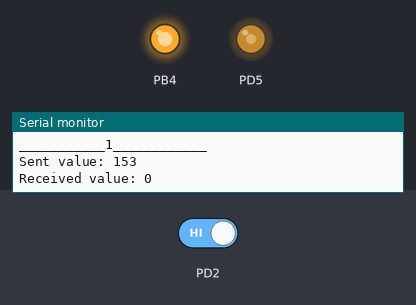
Bench run of a program on a simulated ATmega162, built with avr-gcc and emulated at 4.9152 MHz. Parts: output pins drawn as LEDs (lit = HIGH), the last lines printed to the serial monitor. The inputs (shaded band) are chosen by the test bench; at power-on: PD2 HIGH. Random numbers use the default seed unless the program sets one.

Above: at 1.2 s.
1.3 s: PD2 driven LOW
At 2.5 s:
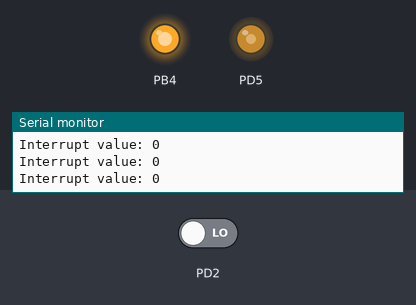
2.8 s: PD2 driven HIGH
At 3.2 s:
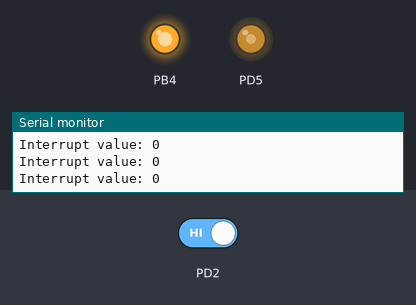
Timing chart, 0 to 5.8 s (numbered marks = the images above; inputs shaded):
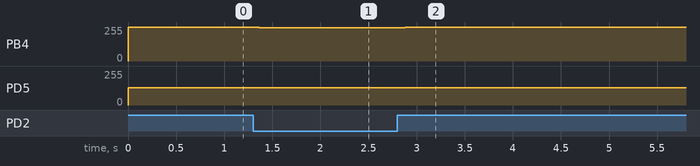

The program:

main.c
```c
/*
 * xmem_setup.c
 *
 * Created: 07.09.2022 09:02:38
 * Author : akilanj
 */

#include <avr/interrupt.h>
#include <avr/io.h>
#define F_CPU 4.9152E6

#include <util/delay.h>

#include "XMEMdriver.h"
#include "ADCdriver.h"
#include "USARTdriver.h"
#include "OLEDdriver.h"
#include "mainmenu.h"
#include "SPI_driver.h"
#include "MCP2515_driver.h"
#include "MCP2515_constants.h"
#include "CANdriver.h"

uint8_t MCP_val_read;


// Interrupt vector for INT0
ISR(INT0_vect)
{
	//printf("___in ISR___ \n\r");
	// user code here


	volatile uint8_t interrupt_value;
	interrupt_value = MCP2515_read( MCP_CANINTF );

	MCP2515_bit_modify(MCP_CANINTF, interrupt_value, 0x00);

	printf("Interrupt value: %d \n\r", interrupt_value);

	MCP_val_read = CAN_receive();

}


int main(void)
{
	xmem_init();
	adc_init();
	USART_Init(MYUBRR);

	MCP2515_init();

	//OLED_init();
	//OLED_clear_screen();
	//mainmenu();

	//SPI_MasterInit();

	MCP2515_set_mode(MODE_LOOPBACK);


	while(1)
	{

		uint8_t interrupt_value;
		uint8_t MCP_val_send;
		//uint8_t MCP_val_read;

		MCP_val_send = 0b10011001;

		printf("___________1____________\n\n\r");

		//Transmit Data
		CAN_transmit(0xFF, 0x0F, MCP_val_send);


		printf("Sent value: %d \n\r", MCP_val_send);

		////Read Data
		//MCP_val_read = CAN_receive();

		printf("Received value: %d \n\r", MCP_val_read);


		_delay_ms(2000);

		printf("___________2____________\n\n\r");

		//Transmit Data
		MCP_val_send = 0b10101011;

		CAN_transmit(0xFF, 0x0F, MCP_val_send);

		////Read Data
		//MCP_val_read = CAN_receive();

		printf("Sendt value: %d \n\r", MCP_val_send);
		printf("Received value: %d \n\r", MCP_val_read);

		_delay_ms(1000);

	}
}
 
```

MCP2515_constants.h
```c
// (licence header left out)
#ifndef MCP2515_CONSTANTS_H_
#define MCP2515_CONSTANTS_H_

// Define MCP2515 register addresses

#define MCP_RXF0SIDH	0x00
#define MCP_RXF0SIDL	0x01
#define MCP_RXF0EID8	0x02
#define MCP_RXF0EID0	0x03
#define MCP_RXF1SIDH	0x04
#define MCP_RXF1SIDL	0x05
#define MCP_RXF1EID8	0x06
#define MCP_RXF1EID0	0x07
#define MCP_RXF2SIDH	0x08
#define MCP_RXF2SIDL	0x09
#define MCP_RXF2EID8	0x0A
#define MCP_RXF2EID0	0x0B
#define MCP_CANSTAT		0x0E
#define MCP_CANCTRL		0x0F
#define MCP_RXF3SIDH	0x10
#define MCP_RXF3SIDL	0x11
#define MCP_RXF3EID8	0x12
#define MCP_RXF3EID0	0x13
#define MCP_RXF4SIDH	0x14
#define MCP_RXF4SIDL	0x15
#define MCP_RXF4EID8	0x16
#define MCP_RXF4EID0	0x17
#define MCP_RXF5SIDH	0x18
#define MCP_RXF5SIDL	0x19
#define MCP_RXF5EID8	0x1A
#define MCP_RXF5EID0	0x1B
#define MCP_TEC			0x1C
#define MCP_REC			0x1D
#define MCP_RXM0SIDH	0x20
#define MCP_RXM0SIDL	0x21
#define MCP_RXM0EID8	0x22
#define MCP_RXM0EID0	0x23
#define MCP_RXM1SIDH	0x24
#define MCP_RXM1SIDL	0x25
#define MCP_RXM1EID8	0x26
#define MCP_RXM1EID0	0x27
#define MCP_CNF3		0x28
#define MCP_CNF2		0x29
#define MCP_CNF1		0x2A
#define MCP_CANINTE		0x2B
#define MCP_CANINTF		0x2C
#define MCP_EFLG		0x2D
#define MCP_TXB0CTRL	0x30
#define MCP_TXB0SIDL	0x31
#define MCP_TXB0SIDH	0x32
#define MCP_TXB0DLC		0x35
#define MCP_TXB0D0		0x36
#define MCP_TXB1CTRL	0x40
#define MCP_TXB1SIDL	0x41
#define MCP_TXB1SIDH	0x42
#define MCP_TXB1DLC		0x45
#define MCP_TXB1D0		0x46
#define MCP_TXB2CTRL	0x50
#define MCP_TXB2SIDL	0x51
#define MCP_TXB2SIDH	0x52
#define MCP_TXB2DLC		0x55
#define MCP_TXB2D0		0x56
#define MCP_RXB0CTRL	0x60
#define MCP_RXB0SIDH	0x61
#define MCP_RXB0SIDL	0x62
#define MCP_RXB0DLC		0x65
#define MCP_RXB0D0		0x66
#define MCP_RXB1CTRL	0x70
#define MCP_RXB1SIDH	0x71


#define MCP_TX_INT		0x1C		// Enable all transmit interrupts
#define MCP_TX01_INT	0x0C		// Enable TXB0 and TXB1 interrupts
#define MCP_RX_INT		0x03		// Enable receive interrupts
#define MCP_NO_INT		0x00		// Disable all interrupts

#define MCP_TX01_MASK	0x14
#define MCP_TX_MASK		0x54

// Define SPI Instruction Set

#define MCP_WRITE		0x02

#define MCP_READ		0x03

#define MCP_BITMOD		0x05

#define MCP_LOAD_TX0	0x40
#define MCP_LOAD_TX1	0x42
#define MCP_LOAD_TX2	0x44

#define MCP_RTS_TX0		0x81
#define MCP_RTS_TX1		0x82
#define MCP_RTS_TX2		0x84
#define MCP_RTS_ALL		0x87

#define MCP_READ_RX0	0x90
#define MCP_READ_RX1	0x94

#define MCP_READ_STATUS	0xA0

#define MCP_RX_STATUS	0xB0

#define MCP_RESET		0xC0


// CANCTRL Register Values

#define MODE_NORMAL     0x00
#define MODE_SLEEP      0x20
#define MODE_LOOPBACK   0x40
#define MODE_LISTENONLY 0x60
#define MODE_CONFIG     0x80
#define MODE_POWERUP	0xE0
#define MODE_MASK		0xE0
#define ABORT_TX        0x10
#define MODE_ONESHOT	0x08
#define CLKOUT_ENABLE	0x04
#define CLKOUT_DISABLE	0x00
#define CLKOUT_PS1		0x00
#define CLKOUT_PS2		0x01
#define CLKOUT_PS4		0x02
#define CLKOUT_PS8		0x03


// CNF1 Register Values

#define SJW1            0x00
#define SJW2            0x40
#define SJW3            0x80
#define SJW4            0xC0


// CNF2 Register Values

#define BTLMODE			0x80
#define SAMPLE_1X       0x00
#define SAMPLE_3X       0x40


// CNF3 Register Values

#define SOF_ENABLE		0x80
#define SOF_DISABLE		0x00
#define WAKFIL_ENABLE	0x40
#define WAKFIL_DISABLE	0x00


// CANINTF Register Bits

#define MCP_RX0IF		0x01
#define MCP_RX1IF		0x02
#define MCP_TX0IF		0x04
#define MCP_TX1IF		0x08
#define MCP_TX2IF		0x10
#define MCP_ERRIF		0x20
#define MCP_WAKIF		0x40
#define MCP_MERRF		0x80


#endif /* MCP2515_CONSTANTS_H_ */
```

button.c
```c
/*
 * button.c
 *
 * Created: 28.09.2022 11:11:48
 *  Author: akilanj
 */
#include "button.h"
#include <avr/io.h>

void button_init ( void ){
	DDRB |= (0<<DDB0); // Set Data Direction PB2 to Read (input). Used for button on joystick
}

uint8_t button_joystick_read ( void ) {
	return (PINB & 1<<PINB0); // Return value of PIN B2
}
```

button.h
```c
/*
 * button.h
 *
 * Created: 28.09.2022 11:11:37
 *  Author: akilanj
 */


#ifndef BUTTON_H_
#define BUTTON_H_
#include <stdio.h>
void button_init ( void );

uint8_t button_joystick_read ( void );

#endif /* BUTTON_H_ */
```

mainmenu.c
```c
/*
 * mainmenu.h
 *
 * Created: 22.09.2022 15:40:12
 *  Author: akilanj
 */

#include "mainmenu.h"
#include "OLEDdriver.h"
#include "ADCdriver.h"
#include "button.h"
#include <stdio.h>

void mainmenu_back (Node* currentNode){
	if (currentNode->parent != NULL)
		currentNode = currentNode->parent;
}
void mainmenu_print_current_menu ( Node* currentNode){
	uint8_t index = currentNode->index;
	OLED_clear_screen();

	while(1){
		currentNode = currentNode->next;
		OLED_goto_pos(currentNode->index, 20);
		printf(currentNode->name);

		if(index == currentNode->index)
			break;
	}
}

void mainmenu( void ){

	Node MainNode;

	// Initialize child-nodes

	Node FirstChild;
	Node SecondChild;
	Node ThirdChild;

	FirstChild.name = "First";
	FirstChild.next = &SecondChild;
	FirstChild.prev = &ThirdChild;
	FirstChild.parent = &MainNode;
	FirstChild.index = 0;

	SecondChild.name = "Second";
	SecondChild.next = &ThirdChild;
	SecondChild.prev = &FirstChild;
	SecondChild.parent = &MainNode;
	SecondChild.index = 1;

	ThirdChild.name = "Third";
	ThirdChild.next = &FirstChild;
	ThirdChild.prev = &SecondChild;
	ThirdChild.parent = &MainNode;
	ThirdChild.index = 2;


	//Initialize MainMenu-node

	MainNode.name = "Main";
	MainNode.next = NULL;
	MainNode.prev = NULL;
	Node* currentNode = &FirstChild;

	mainmenu_print_current_menu(currentNode);

	while (1)
	{
		adc_calibrate();

		uint8_t btn_val = button_joystick_read();
		direction dir = direction_read();

		if(dir == down){
				OLED_clear_area(currentNode->index,4,17);
				currentNode = currentNode->next;
				OLED_print_penis(currentNode->index,4);
			}

		if ( dir == up ){
				OLED_clear_area(currentNode->index,4,17);
				currentNode = currentNode->prev;
				OLED_print_penis(currentNode->index,4);
			}

		OLED_clear_page(6);
		OLED_goto_pos(6,5);
		printf("Button Val: %u", btn_val);

		_delay_ms(200);
	}
}
```

mainmenu.h
```c
/*
 * mainmenu.h
 *
 * Created: 22.09.2022 15:39:31
 *  Author: akilanj
 */


#ifndef MAINMENU_H_
#define MAINMENU_H_

#include "node.h"

void mainmenu_back (Node* currentNode);

void mainmenu( void );

void mainmenu_print_current_menu ( Node* currentNode);

#endif /* MAINMENU_H_ */
```

node.c
```c
/*
 * node.c
 *
 * Created: 22.09.2022 15:28:08
 *  Author: akilanj
 */

#include "node.h"
```

node.h
```c
/*
 * node.h
 *
 * Created: 22.09.2022 15:27:57
 *  Author: akilanj
 */


#ifndef NODE_H_
#define NODE_H_

#include <stdio.h>

typedef struct Node {
	struct Node* parent;
	//struct Node* children[2] ;
	struct Node* next;
	struct Node* prev;
	char* name;
	uint8_t index;
} Node;

#endif /* NODE_H_ */
```

ADCdriver.c
```c
/*
 * ADCdriver.c
 *
 * Created: 21.09.2022 17:27:36
 *  Author: akilanj
 */

#include "ADCdriver.h"

uint8_t m_max_x_value = 0;
uint8_t m_min_x_value = 255;
uint8_t m_middle_x_value = 0;

uint8_t m_max_y_value = 0;
uint8_t m_min_y_value = 255;
uint8_t m_middle_y_value = 0;

void adc_sample( void ){

	volatile char * ext_mem = ( char *) 0x1400;
	ext_mem [ 0 ] = 0x01;
}

uint8_t adc_read ( uint8_t channel ){

	adc_sample();

	while((PIND & 1<<PIND4) == 0 ){}// While BUSY is low, spin here

	//_delay_ms(100);
	volatile char * ext_mem = ( char *) 0x1400 ;
	uint8_t ch_0 = ext_mem [ 0 ];
	uint8_t ch_1 = ext_mem [ 0 ];
	uint8_t ch_2 = ext_mem [ 0 ];
	uint8_t ch_3 = ext_mem [ 0 ];

	switch (channel)
	{
		case 0:
		return ch_0;

		case 1:
		return ch_1;

		case 2:
		return ch_2;

		case 3:
		return ch_3;

		default:
		return 0;
	}
}

void adc_calibrate( void ){
	uint8_t adc_x = adc_read(0);
	uint8_t adc_y = adc_read(1);

	if(m_middle_x_value == 0)
	m_middle_x_value = adc_x;

	if(m_middle_y_value == 0)
	m_middle_y_value = adc_y;

	//setting max and min values for x-values of joystick
	if (adc_x > m_max_x_value)
	m_max_x_value = adc_x;

	if (adc_x < m_min_x_value)
	m_min_x_value = adc_x;

	//setting max and min values for y-values of joystick
	if (adc_y > m_max_y_value)
	m_max_y_value = adc_y;

	if (adc_y < m_min_y_value)
	m_min_y_value = adc_y;
}

pos_p pos_read(void){

	pos_p posistion_percentage;
	int16_t adc_x = adc_read(0);
	int16_t adc_y = adc_read(1);

	if(adc_x <= m_middle_x_value)
	posistion_percentage.x_axis	= 100*(adc_x - m_middle_x_value)/(m_middle_x_value-m_min_x_value);
	else
	posistion_percentage.x_axis	= 100*(adc_x - m_middle_x_value)/(m_max_x_value-m_middle_x_value);

	if(adc_y <= m_middle_y_value)
	posistion_percentage.y_axis	= 100*(adc_y - m_middle_y_value)/(m_middle_y_value-m_min_y_value);
	else
	posistion_percentage.y_axis	= 100*(adc_y - m_middle_y_value)/(m_max_y_value-m_middle_y_value);

	return posistion_percentage;
}

direction direction_read (void){
	pos_p posistion_percentage = pos_read();
	if(abs(posistion_percentage.x_axis) < 5 && abs(posistion_percentage.y_axis) < 5)
		return neutral;

	if(abs(posistion_percentage.x_axis) < abs(posistion_percentage.y_axis)){
		if(posistion_percentage.y_axis < 0)
			return down;
	return up;}

	else{
		if(posistion_percentage.x_axis < 0)
			return left;
	return right;}
}

uint8_t pos_left_slider(void){

	uint8_t L_slider = adc_read(2);

	return 100*L_slider/255;
}

uint8_t pos_right_slider(void){

	uint8_t R_slider = adc_read(3);

	return 100*R_slider/255;
}
```

ADCdriver.h
```c
/*
 * ADCdriver.h
 *
 * Created: 21.09.2022 17:27:19
 *  Author: akilanj
 */


#ifndef ADCDRIVER_H_
#define ADCDRIVER_H_

#include "XMEMdriver.h"
#define F_CPU 4.9152E6
#include <util/delay.h>

extern uint8_t m_max_x_value;
extern uint8_t m_min_x_value;
extern uint8_t m_middle_x_value;

extern uint8_t m_max_y_value;
extern uint8_t m_min_y_value;
extern uint8_t m_middle_y_value;

typedef enum direction{
	right,
	left,
	up,
	down,
	neutral}direction;

typedef struct pos_p{
	int8_t x_axis;
	int8_t y_axis;
}pos_p ;

void adc_init ( void );

void adc_sample( void );

void adc_calibrate( void );

uint8_t adc_read ( uint8_t channel );

pos_p pos_read(void);

uint8_t pos_left_slider(void);
uint8_t pos_right_slider(void);

direction direction_read (void);


#endif /* ADCDRIVER_H_ */
```

CANdriver.c
```c
/*
 * CANdriver.c
 *
 * Created: 06.10.2022 11:21:19
 *  Author: akilanj
 */

#include "CANdriver.h"

void CAN_transmit ( uint8_t IDH, uint8_t IDL, uint8_t data )
{
	// Transmit setup
	MCP2515_write( MCP_TXB0SIDH, IDH );
	MCP2515_write( MCP_TXB0SIDL, IDL );
	MCP2515_write( MCP_TXB0DLC, 1 );
	MCP2515_write( MCP_TXB0D0, data );

	// Request-to-send command
	MCP2515_request_to_send(MCP_RTS_TX0);
}

uint8_t CAN_receive ( void )
{
	uint8_t IDH;
	uint8_t IDL;
	uint8_t data_length;
	uint8_t data;

	IDH = MCP2515_read(MCP_RXB0SIDH);
	IDL = MCP2515_read(MCP_RXB0SIDL);
	data_length = MCP2515_read(MCP_RXB0DLC);
	data = MCP2515_read(MCP_RXB0D0);

	return data;
}
```

CANdriver.h
```c
/*
 * CANdriver.h
 *
 * Created: 06.10.2022 11:21:08
 *  Author: akilanj
 */


#ifndef CANDRIVER_H_
#define CANDRIVER_H_

#include "MCP2515_constants.h"
#include "MCP2515_driver.h"

void CAN_transmit ( uint8_t IDH, uint8_t IDL, uint8_t data );

uint8_t CAN_receive ( void );

#endif /* CANDRIVER_H_ */
```

MCP2515_driver.c
```c
/*
 * MCP2515_driver.c
 *
 * Created: 05.10.2022 09:42:56
 *  Author: fjmo
 */

#include "MCP2515_driver.h"
#include "SPI_driver.h"
#include <avr/io.h>
#include <avr/interrupt.h>
#define F_CPU 4.9152E6

#include <stdio.h>


uint8_t  MCP2515_init(void)
{
	sei(); // Set Global Interrupt Enable bit
	GICR |= ( 1 << INT0 ); // Set external interrupt request 0 Enable

	uint8_t value = 0;
	SPI_MasterInit (); // Initialize SPI
	MCP2515_reset (); // Send reset - command

	// Self - test
	value = MCP2515_read ( MCP_CANSTAT );

	if (( value & MODE_MASK ) != MODE_CONFIG ) {
		printf (" MCP2515 is NOT in configuration mode after reset !\n\r");
		return 1;

	}
	printf("MCP in Config-mode\n\r");


	//Enabling interrupts

	//set all TX-interrupt
	MCP2515_bit_modify(MCP_CANINTE, MCP_TX_MASK, MCP_TX_INT);
	//set all RX-interrupts
	MCP2515_bit_modify(MCP_CANINTE, MCP_RX_INT, MCP_RX_INT);


	return 0;
}

uint8_t MCP2515_set_mode(uint8_t mode)
{
	uint8_t value = 0;

	MCP2515_bit_modify(MCP_CANCTRL,MODE_MASK,mode);

	value = MCP2515_read ( MCP_CANSTAT );
	if (( value & MODE_MASK ) != mode ) {
		printf (" mcp2515 is not changed to desired mode !\n\r");
		return 1;

	}

	printf("MCP successfully changed mode\n\r");

	return 0;

}


uint8_t MCP2515_read(uint8_t address)
{
	uint8_t result ;

	PORTB &= ~(1 << PB4 ); // Select CAN - controller, chip select SPI

	SPI_write( MCP_READ ); // Send read instruction
	SPI_write( address ); // Send address
	result = SPI_read() ; // Read result

	PORTB |= (1 << PB4 ); // Deselect CAN - controller,  chip select SPI

	return result ;


}


void MCP2515_write(uint8_t address, uint8_t data)
{
	PORTB &= ~(1 << PB4 ); // Select CAN - controller, chip select SPI

	SPI_write( MCP_WRITE ); // Send write instruction
	SPI_write(address);		// Send address
	SPI_write(data);		// Send data

	PORTB |= (1 << PB4 ); // Deselect CAN - controller,  chip select SPI


}

void MCP2515_request_to_send(uint8_t MCP_RTS_N)
{
	PORTB &= ~(1 << PB4 ); // Select CAN - controller, chip select SPI

	SPI_write(MCP_RTS_N);   //Send RTS - instruction

	PORTB |= (1 << PB4 ); // Deselect CAN - controller,  chip select SPI

}

void MCP2515_bit_modify(uint8_t address, uint8_t mask, uint8_t data)
{

	PORTB &= ~(1 << PB4 ); // Select CAN - controller, chip select SPI

	SPI_write(MCP_BITMOD);   //Send bit modify - instruction
	SPI_write(address);		 //Send Address Byte
	SPI_write(mask);		 //Send Mask Byte
	SPI_write(data);		 //Send Data Byte


	PORTB |= (1 << PB4 ); // Deselect CAN - controller,  chip select SPI


}


void MCP2515_reset(void)
{
	PORTB &= ~(1 << PB4 ); // Select CAN - controller, chip select SPI

	SPI_write(MCP_RESET);   //Send Reset - instruction

	PORTB |= (1 << PB4 ); // Deselect CAN - controller,  chip select SPI

}

uint8_t MCP2515_read_status(void)
{

	uint8_t result;

	PORTB &= ~(1 << PB4 ); // Select CAN - controller, chip select SPI

	SPI_write(MCP_READ_STATUS);   //Send Read status - instruction
	result = SPI_read();		  //Read result

	PORTB |= (1 << PB4 ); // Deselect CAN - controller,  chip select SPI

	return result;

}
```

MCP2515_driver.h
```c
/*
 * MCP2515_driver.h
 *
 * Created: 05.10.2022 09:43:22
 *  Author: fjmo
 */
#include "MCP2515_constants.h"
#include "SPI_driver.h"
#include <avr/io.h>

#ifndef MCP2515_DRIVER_H_
#define MCP2515_DRIVER_H_

uint8_t MCP2515_init(void);

uint8_t MCP2515_read(uint8_t address);

uint8_t MCP2515_set_mode(uint8_t mode);


void MCP2515_write(uint8_t address, uint8_t data);


void MCP2515_request_to_send(uint8_t MCP_RTS_N);

void MCP2515_bit_modify(uint8_t address, uint8_t mask, uint8_t data);


void MCP2515_reset(void);


uint8_t MCP2515_read_status(void);


#endif /* MCP2515_DRIVER_H_ */
```

OLEDdriver.h
```c
/*
 * OLEDdriver.h
 *
 * Created: 21.09.2022 17:34:33
 *  Author: akilanj
 */

#ifndef OLEDDRIVER_H_
#define OLEDDRIVER_H_

#include "XMEMdriver.h"

#define OLED_COMMAND_BASE 0x1000
#define OLED_DATA_BASE 0x1200

void OLED_init ( void );

void OLED_write_command ( uint8_t command );

void OLED_write_data ( uint8_t data );

// Recomended by lecturer
void OLED_reset( void );

void OLED_home( void );

void OLED_goto_column ( uint8_t column );

void OLED_goto_page ( uint8_t page );

void OLED_clear_page( uint8_t page );

void OLED_clear_area( uint8_t page, uint8_t from_col, uint8_t to_col );

void OLED_clear_screen( void );

void OLED_goto_pos( uint8_t page, uint8_t column );

void OLED_write_char( char c );

void OLED_print( char* string );

void OLED_set_brightness(uint8_t lvl );


// Drawing functions
void OLED_print_arrow ( uint8_t page, uint8_t column );

void OLED_print_penis ( uint8_t page, uint8_t column );


#endif /* OLEDDRIVER_H_ */
```

SPI_driver.c
```c
/*
 * SPI_driver.c
 *
 * Created: 05.10.2022 09:25:56
 *  Author: fjmo
 */

#include "SPI_driver.h"


void SPI_MasterInit(void)
{

	/* Set MOSI, SCK, *SS as output, all others input */
	DDRB |= (1<<DDB5)|(1<<DDB7)|(1<<DDB4);
	/* Enable SPI, Master, set clock rate fck/16 */
	SPCR |= (1<<SPE)|(1<<MSTR)|(1<<SPR0);

	//set MISO to input
	DDRB &= ~(1<<DDB6);
}


void SPI_write(uint8_t data)
{
	/* Start transmission */
	SPDR = data;
	/* Wait for transmission complete */
	while(!(SPSR & (1<<SPIF)));
}

uint8_t SPI_read(void)
{
	// Send dummy-byte to receive data
	SPI_write(0xF);

	return SPDR;

}
```

SPI_driver.h
```c
/*
 * SPI_driver.h
 *
 * Created: 05.10.2022 09:25:22
 *  Author: fjmo
 */


#ifndef SPI_DRIVER_H_
#define SPI_DRIVER_H_
#include <avr/io.h>


void SPI_MasterInit(void);

void SPI_write(uint8_t data);

uint8_t SPI_read(void);


#endif /* SPI_DRIVER_H_ */
```

Source omitted: fonts.h (20804 bytes), OLEDdriver.c (3368 bytes), USARTdriver.c (715 bytes), USARTdriver.h (386 bytes), XMEMdriver.c (2452 bytes), XMEMdriver.h (426 bytes)

Measured:
- after the input at 1.3 s, PB4: 255/255 → 248/255 after 0.06 s
- after the input at 2.8 s, PB4: 248/255 → 255/255 after 0.08 s
